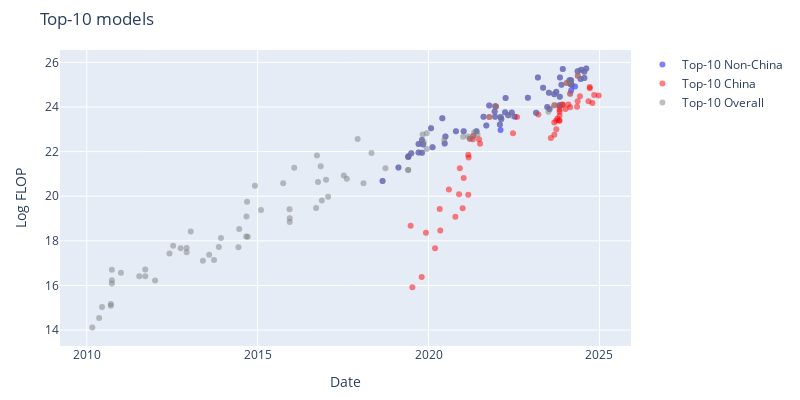

This figure's notebook cell:
### Code cell
non_china_df = df_filtered[df_filtered['category'] == 'Non-China']
china_df = df_filtered[df_filtered['category'] == 'China']
recent_top_models_df = top_models_df[top_models_df['date'] > pd.to_datetime('2010-01-01')]

fig = go.Figure()

fig.add_trace(go.Scatter(
    x=non_china_df['date'],
    y=non_china_df['log_flop'],
    mode='markers',
    marker=dict(color=colors['Non-China'], opacity=0.5),
    text=non_china_df['Model'],
    hoverinfo='text',
    name=f'Top-{top_n} Non-China'
))

fig.add_trace(go.Scatter(
    x=china_df['date'],
    y=china_df['log_flop'],
    mode='markers',
    marker=dict(color=colors['China'], opacity=0.5),
    text=china_df['Model'],
    hoverinfo='text',
    name=f'Top-{top_n} China'
))

fig.add_trace(go.Scatter(
    x=recent_top_models_df['date'],
    y=recent_top_models_df['log_flop'],
    mode='markers',
    marker=dict(color='grey', opacity=0.5),
    text=recent_top_models_df['Model'],
    hoverinfo='text',
    name=f'Top-{top_n} Overall'
))

fig.update_layout(
    width=800,
    height=400,
    xaxis_title='Date',
    yaxis_title='Log FLOP',
    title=f'Top-{top_n} models',
    margin=dict(t=50, l=60, r=60, b=50),
)

save_plot(fig, results_dir, f'top_{top_n}_models_without_kickstarting')

fig.show()

### Figure 1 — Plotly figure (JSON) as saved in the notebook; plotly's stock layout.template omitted (floating-point values rounded to 4 significant figures)
{"data": [{"hoverinfo": "text", "marker": {"color": "blue", "opacity": 0.5}, "mode": "markers", "name": "Top-10 Non-China", "text": ["Big Transformer for Back-Translation", "GPT-2 (1.5B)", "Grover-Mega", "XLNet", "RoBERTa Large", "Megatron-LM (8.3B)", "Megatron-BERT", "T5-11B", "T5-3B", "XLM-RoBERTa", "Meena", "Turing-NLG", "GPT-3 175B (davinci)", "GPT-3 13B", "GShard (dense)", "mT5-XXL", "Switch", "ByT5-XXL", "Jurassic-1-Jumbo", "HyperCLOVA 82B", "Megatron-Turing NLG 530B", "Gopher (280B)", "GLaM", "EXAONE 1.0", "AlphaCode", "GPT-NeoX-20B", "LaMDA", "ST-MoE", "Chinchilla", "PaLM (540B)", "OPT-175B", "BIG-G 137B", "BLOOM-176B", "GPT-3.5", "LLaMA-65B", "GPT-4", "PaLM 2", "Inflection-1", "Claude 2", "Llama 2-70B", "Falcon-180B", "Amazon Titan", "Mi:dm 200B", "Grok-1", "GPT-4 Turbo", "Inflection-2", "Gemini 1.0 Ultra", "Gemini 1.5 Pro", "Mistral Large", "Claude 3 Opus", "Aramco Metabrain AI", "Claude 3 Sonnet", "Inflection-2.5", "Reka Core", "GPT-4o", "Nemotron-4 340B", "Claude 3.5 Sonnet", "Llama 3.1-405B", "Mistral Large 2", "Grok-2"], "type": "scatter", "x": ["2018-08-28T00:00:00", "2019-02-14T00:00:00", "2019-05-29T00:00:00", "2019-06-01T00:00:00", "2019-07-01T00:00:00", "2019-09-17T00:00:00", "2019-09-17T00:00:00", "2019-10-23T00:00:00", "2019-10-23T00:00:00", "2019-11-05T00:00:00", "2020-01-28T00:00:00", "2020-02-13T00:00:00", "2020-05-28T00:00:00", "2020-06-22T00:00:00", "2020-06-30T00:00:00", "2020-10-20T00:00:00", "2021-01-11T00:00:00", "2021-05-28T00:00:00", "2021-08-11T00:00:00", "2021-09-10T00:00:00", "2021-10-11T00:00:00", "2021-12-08T00:00:00", "2021-12-13T00:00:00", "2021-12-14T00:00:00", "2022-02-02T00:00:00", "2022-02-09T00:00:00", "2022-02-10T00:00:00", "2022-02-17T00:00:00", "2022-03-29T00:00:00", "2022-04-04T00:00:00", "2022-05-02T00:00:00", "2022-06-09T00:00:00", "2022-07-11T00:00:00", "2022-11-28T00:00:00", "2023-02-24T00:00:00", "2023-03-15T00:00:00", "2023-05-10T00:00:00", "2023-06-23T00:00:00", "2023-07-11T00:00:00", "2023-07-18T00:00:00", "2023-09-06T00:00:00", "2023-09-28T00:00:00", "2023-10-31T00:00:00", "2023-11-04T00:00:00", "2023-11-06T00:00:00", "2023-11-22T00:00:00", "2023-12-06T00:00:00", "2024-02-15T00:00:00", "2024-02-26T00:00:00", "2024-03-04T00:00:00", "2024-03-04T00:00:00", "2024-03-04T00:00:00", "2024-03-07T00:00:00", "2024-04-15T00:00:00", "2024-05-13T00:00:00", "2024-06-14T00:00:00", "2024-06-20T00:00:00", "2024-07-23T00:00:00", "2024-07-24T00:00:00", "2024-08-13T00:00:00"], "y": [20.68, 21.28, 21.76, 21.79, 21.93, 21.96, 22.34, 22.52, 21.95, 22.32, 23.05, 22.2, 23.5, 22.36, 22.68, 22.91, 22.91, 22.91, 23.57, 23.17, 24.07, 23.8, 23.56, 24.03, 23.21, 22.97, 23.55, 23.46, 23.76, 24.4, 23.63, 23.75, 23.56, 24.41, 23.74, 25.32, 24.87, 24.0, 24.64, 23.91, 24.58, 24.68, 24.08, 24.46, 25.32, 25.0, 25.7, 25.2, 25.05, 25.2, 25.02, 24.74, 25.0, 24.92, 25.6, 25.26, 25.67, 25.58, 25.3, 25.72]}, {"hoverinfo": "text", "marker": {"color": "red", "opacity": 0.5}, "mode": "markers", "name": "Top-10 China", "text": ["Tensorized Transformer (257M)", "R-Transformer", "LSTM(large)+Sememe+cell", "MMLSTM", "TransformerXL + spectrum control", "Segatron XL large, M=384", "NAS+ESS (156M)", "ERNIE-GEN (large)", "Memformer (4 encoder + 16 decoder)", "KEPLER", "CPM-Large", "ERNIE-Doc (247M)", "Wu Dao - Wen Yuan", "Wu Dao - Wen Lan", "Wu Dao - Wen Hui", "M6-T", "GLM-10B", "PLUG", "PanGu-α", "CPM-2", "ERNIE 3.0", "Yuan 1.0", "ERNIE 3.0 Titan", "CodeGeeX", "GLM-130B", "PanGu-Σ", "JIANG", "Baichuan2-13B", "Hunyuan", "FLM-101B", "Qwen-7B", "Qwen-14B", "CodeFuse-13B", "Skywork-13B", "Nanbeige-16B", "BlueLM 70B", "Yi-34B", "BlueLM 130B", "BlueLM 175B", "Qwen-72B", "XVERSE-65B-2", "DeepSeek LLM 67B", "GLM-4 (0116)", "Qwen1.5-72B", "MegaScale (530B)", "MegaScale (Production)", "DeepSeek-V2 (MoE-236B)", "Yi-Large", "Doubao-pro", "Qwen2-72B", "DeepSeek-V2.5", "Qwen2.5-72B", "Telechat2-115B", "Yi-Lightning", "Hunyuan-Large", "DeepSeek-V3"], "type": "scatter", "x": ["2019-06-24T00:00:00", "2019-07-12T00:00:00", "2019-10-20T00:00:00", "2019-12-05T00:00:00", "2020-03-11T00:00:00", "2020-04-30T00:00:00", "2020-05-06T00:00:00", "2020-08-06T00:00:00", "2020-10-14T00:00:00", "2020-11-23T00:00:00", "2020-12-01T00:00:00", "2020-12-31T00:00:00", "2021-01-11T00:00:00", "2021-03-01T00:00:00", "2021-03-01T00:00:00", "2021-03-05T00:00:00", "2021-03-18T00:00:00", "2021-04-19T00:00:00", "2021-04-25T00:00:00", "2021-06-24T00:00:00", "2021-07-05T00:00:00", "2021-10-12T00:00:00", "2021-12-23T00:00:00", "2022-06-22T00:00:00", "2022-08-04T00:00:00", "2023-03-20T00:00:00", "2023-08-01T00:00:00", "2023-09-06T00:00:00", "2023-09-07T00:00:00", "2023-09-07T00:00:00", "2023-09-28T00:00:00", "2023-09-28T00:00:00", "2023-10-10T00:00:00", "2023-10-30T00:00:00", "2023-11-01T00:00:00", "2023-11-02T00:00:00", "2023-11-02T00:00:00", "2023-11-02T00:00:00", "2023-11-02T00:00:00", "2023-11-30T00:00:00", "2023-12-08T00:00:00", "2024-01-05T00:00:00", "2024-01-17T00:00:00", "2024-02-04T00:00:00", "2024-02-23T00:00:00", "2024-02-23T00:00:00", "2024-05-07T00:00:00", "2024-05-13T00:00:00", "2024-05-15T00:00:00", "2024-06-07T00:00:00", "2024-09-06T00:00:00", "2024-09-19T00:00:00", "2024-09-20T00:00:00", "2024-10-18T00:00:00", "2024-11-06T00:00:00", "2024-12-24T00:00:00"], "y": [18.68, 15.92, 16.38, 18.37, 17.66, 19.42, 18.46, 20.3, 19.08, 20.09, 21.26, 19.46, 20.81, 21.86, 20.06, 21.74, 22.58, 22.56, 22.71, 22.56, 22.35, 23.55, 24.02, 22.82, 23.55, 23.67, 22.61, 23.31, 24.08, 22.76, 23.0, 23.4, 23.49, 23.4, 23.38, 23.62, 23.79, 23.89, 24.02, 24.11, 24.1, 23.91, 25.08, 24.11, 23.99, 24.59, 24.01, 24.26, 25.4, 24.48, 24.25, 24.89, 24.84, 24.18, 24.54, 24.52]}, {"hoverinfo": "text", "marker": {"color": "grey", "opacity": 0.5}, "mode": "markers", "name": "Top-10 Overall", "text": ["6-layer MLP (MNIST)", "Feedforward NN", "iCCCP", "Pooling CNN (Caltech 101)", "Pooling CNN (NORB)", "RNN 1000/5 + RT09 LM (NIST RT05)", "RNN 500/10 + RT09 LM (NIST RT05)", "KN5 LM + RNN 400/10 (WSJ)", "Deep Autoencoders", "High Performance CNN", "CNN Committee (NIST)", "CNN Committee (MNIST)", "LSTM LM", "Dropout (ImageNet)", "Unsupervised High-level Feature Learner", "AlexNet", "DistBelief Speech", "DNN EM segmentation", "DistBelief NNLM", "ReLU-Speech", "Hierarchical Scene Labeling", "Mitosis", "Visualizing CNNs", "TransE", "GANs", "SPPNet", "RNNsearch-50*", "VGG16", "Seq2Seq LSTM", "GoogLeNet / InceptionV1", "SNM-skip", "MSRA (C, PReLU)", "AlphaGo Fan", "DeepSpeech2 (English)", "ResNet-152 (ImageNet)", "ResNet-101 (ImageNet)", "AlphaGo Lee", "ResNet-200", "GNMT", "Xception", "NASv3 (CIFAR-10)", "PolyNet", "Libratus", "MoE-Multi", "JFT", "OpenAI TI7 DOTA 1v1", "AlphaZero", "AmoebaNet-A (F=448)", "ResNeXt-101 32x48d", "Big Transformer for Back-Translation", "BigGAN-deep 512x512", "GPT-2 (1.5B)", "Grover-Mega", "MnasNet-A3", "MnasNet-A1 + SSDLite", "XLNet", "RoBERTa Large", "Megatron-BERT", "Megatron-LM (8.3B)", "T5-3B", "T5-11B", "AlphaStar", "XLM-RoBERTa", "Noisy Student (L2)", "OpenAI Five Rerun", "OpenAI Five", "Meena", "Turing-NLG", "GPT-3 175B (davinci)", "iGPT-XL", "GPT-3 13B", "GShard (dense)", "mT5-XXL", "DALL-E", "Switch", "Meta Pseudo Labels", "GLM-10B", "PanGu-α", "ProtT5-XXL", "ByT5-XXL", "ViT-G/14", "Jurassic-1-Jumbo", "HyperCLOVA 82B", "Megatron-Turing NLG 530B", "Yuan 1.0", "Gopher (280B)", "GLaM", "EXAONE 1.0", "ERNIE 3.0 Titan", "AlphaCode", "LaMDA", "ST-MoE", "Chinchilla", "PaLM (540B)", "OPT-175B", "BIG-G 137B", "Parti", "GPT-3.5", "LLaMA-65B", "GPT-4", "PaLM 2", "Inflection-1", "xTrimoPGLM -100B", "Claude 2", "Llama 2-70B", "Falcon-180B", "Hunyuan", "Amazon Titan", "Mi:dm 200B", "Grok-1", "GPT-4 Turbo", "Inflection-2", "Gemini 1.0 Ultra", "GLM-4 (0116)", "Gemini 1.5 Pro", "MegaScale (Production)", "Mistral Large", "Claude 3 Opus", "Aramco Metabrain AI", "Inflection-2.5", "GPT-4o", "Doubao-pro", "Nemotron-4 340B", "Claude 3.5 Sonnet", "Llama 3.1-405B", "Mistral Large 2", "Grok-2"], "type": "scatter", "x": ["2010-03-01T00:00:00", "2010-05-13T00:00:00", "2010-06-13T00:00:00", "2010-09-15T00:00:00", "2010-09-15T00:00:00", "2010-09-26T00:00:00", "2010-09-26T00:00:00", "2010-09-26T00:00:00", "2011-01-01T00:00:00", "2011-07-16T00:00:00", "2011-09-18T00:00:00", "2011-09-18T00:00:00", "2012-01-01T00:00:00", "2012-06-03T00:00:00", "2012-07-12T00:00:00", "2012-09-30T00:00:00", "2012-12-03T00:00:00", "2012-12-03T00:00:00", "2013-01-16T00:00:00", "2013-05-26T00:00:00", "2013-08-01T00:00:00", "2013-09-22T00:00:00", "2013-11-12T00:00:00", "2013-12-05T00:00:00", "2014-06-10T00:00:00", "2014-06-18T00:00:00", "2014-09-01T00:00:00", "2014-09-04T00:00:00", "2014-09-10T00:00:00", "2014-09-17T00:00:00", "2014-12-03T00:00:00", "2015-02-06T00:00:00", "2015-10-01T00:00:00", "2015-12-08T00:00:00", "2015-12-10T00:00:00", "2015-12-10T00:00:00", "2016-01-27T00:00:00", "2016-09-17T00:00:00", "2016-09-26T00:00:00", "2016-10-07T00:00:00", "2016-11-05T00:00:00", "2016-11-17T00:00:00", "2017-01-01T00:00:00", "2017-01-23T00:00:00", "2017-07-10T00:00:00", "2017-08-11T00:00:00", "2017-12-05T00:00:00", "2018-02-05T00:00:00", "2018-05-02T00:00:00", "2018-08-28T00:00:00", "2018-09-28T00:00:00", "2019-02-14T00:00:00", "2019-05-29T00:00:00", "2019-05-29T00:00:00", "2019-05-29T00:00:00", "2019-06-01T00:00:00", "2019-07-01T00:00:00", "2019-09-17T00:00:00", "2019-09-17T00:00:00", "2019-10-23T00:00:00", "2019-10-23T00:00:00", "2019-10-30T00:00:00", "2019-11-05T00:00:00", "2019-11-11T00:00:00", "2019-12-13T00:00:00", "2019-12-13T00:00:00", "2020-01-28T00:00:00", "2020-02-13T00:00:00", "2020-05-28T00:00:00", "2020-06-17T00:00:00", "2020-06-22T00:00:00", "2020-06-30T00:00:00", "2020-10-20T00:00:00", "2021-01-05T00:00:00", "2021-01-11T00:00:00", "2021-03-01T00:00:00", "2021-03-18T00:00:00", "2021-04-25T00:00:00", "2021-05-04T00:00:00", "2021-05-28T00:00:00", "2021-06-08T00:00:00", "2021-08-11T00:00:00", "2021-09-10T00:00:00", "2021-10-11T00:00:00", "2021-10-12T00:00:00", "2021-12-08T00:00:00", "2021-12-13T00:00:00", "2021-12-14T00:00:00", "2021-12-23T00:00:00", "2022-02-02T00:00:00", "2022-02-10T00:00:00", "2022-02-17T00:00:00", "2022-03-29T00:00:00", "2022-04-04T00:00:00", "2022-05-02T00:00:00", "2022-06-09T00:00:00", "2022-06-22T00:00:00", "2022-11-28T00:00:00", "2023-02-24T00:00:00", "2023-03-15T00:00:00", "2023-05-10T00:00:00", "2023-06-23T00:00:00", "2023-07-06T00:00:00", "2023-07-11T00:00:00", "2023-07-18T00:00:00", "2023-09-06T00:00:00", "2023-09-07T00:00:00", "2023-09-28T00:00:00", "2023-10-31T00:00:00", "2023-11-04T00:00:00", "2023-11-06T00:00:00", "2023-11-22T00:00:00", "2023-12-06T00:00:00", "2024-01-17T00:00:00", "2024-02-15T00:00:00", "2024-02-23T00:00:00", "2024-02-26T00:00:00", "2024-03-04T00:00:00", "2024-03-04T00:00:00", "2024-03-07T00:00:00", "2024-05-13T00:00:00", "2024-05-15T00:00:00", "2024-06-14T00:00:00", "2024-06-20T00:00:00", "2024-07-23T00:00:00", "2024-07-24T00:00:00", "2024-08-13T00:00:00"], "y": [14.12, 14.54, 15.03, 15.09, 15.16, 16.7, 16.09, 16.23, 16.57, 16.41, 16.41, 16.72, 16.22, 17.44, 17.78, 17.67, 17.49, 17.68, 18.42, 17.11, 17.38, 17.14, 17.73, 18.13, 17.71, 18.53, 18.19, 19.09, 19.75, 18.18, 20.47, 19.38, 20.58, 19.41, 19.02, 18.85, 21.28, 19.47, 21.82, 20.64, 21.34, 19.81, 20.74, 19.97, 20.93, 20.78, 22.56, 20.59, 21.94, 20.68, 21.26, 21.28, 21.76, 21.18, 21.18, 21.79, 21.93, 22.34, 21.96, 21.95, 22.52, 22.77, 22.32, 22.42, 22.11, 22.83, 23.05, 22.2, 23.5, 22.52, 22.36, 22.68, 22.91, 22.67, 22.91, 22.68, 22.58, 22.71, 22.87, 22.91, 22.77, 23.57, 23.17, 24.07, 23.55, 23.8, 23.56, 24.03, 24.02, 23.21, 23.55, 23.46, 23.76, 24.4, 23.63, 23.75, 23.6, 24.41, 23.74, 25.32, 24.87, 24.0, 23.79, 24.64, 23.91, 24.58, 24.08, 24.68, 24.08, 24.46, 25.32, 25.0, 25.7, 25.08, 25.2, 24.59, 25.05, 25.2, 25.02, 25.0, 25.6, 25.4, 25.26, 25.67, 25.58, 25.3, 25.72]}], "layout": {"height": 400, "margin": {"b": 50, "l": 60, "r": 60, "t": 50}, "title": {"text": "Top-10 models"}, "width": 800, "xaxis": {"title": {"text": "Date"}}, "yaxis": {"title": {"text": "Log FLOP"}}}}
